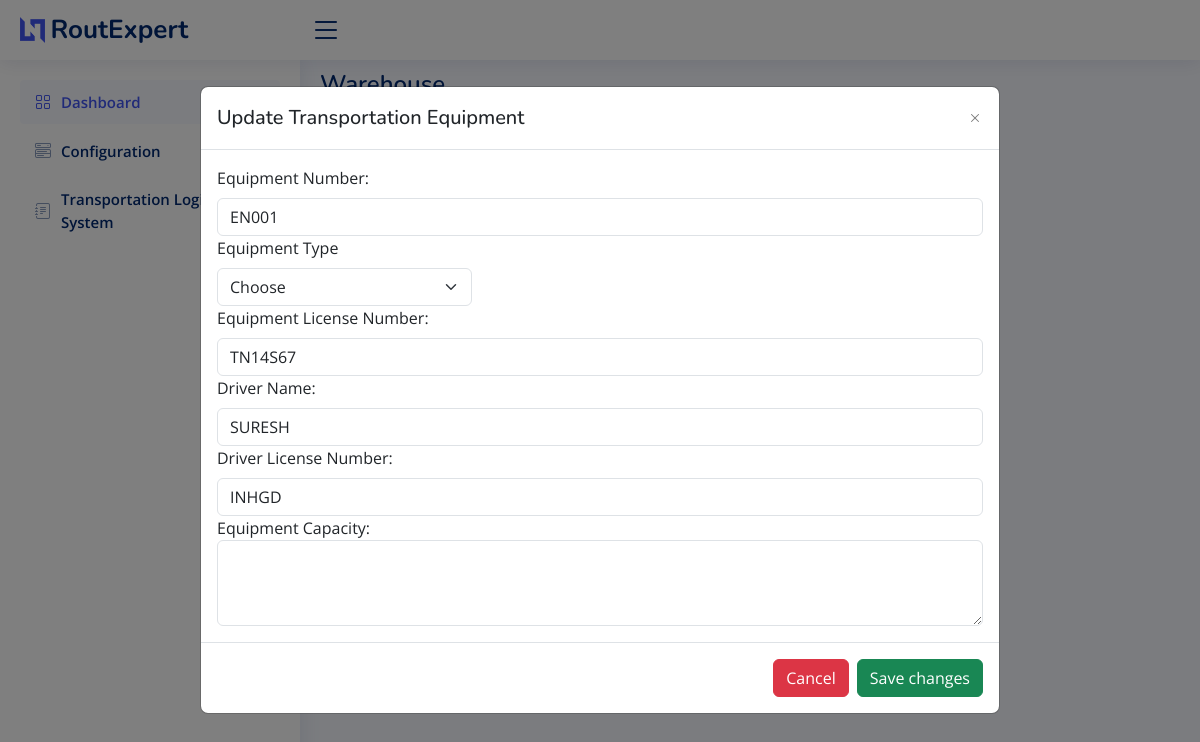
The app's page /update_equipment/1 with its own data.
### sql_app/model.py (models this page shows)
class TransportationEquipment(Base):
    __tablename__ = "TransportationEquipment"
    id = Column(Integer, primary_key=True, index=True)
    equipment_number = Column(String)
    equipment_type = Column(String)
    equipment_license_number = Column(String)
    driver_name = Column(String)
    driver_license_number = Column(String)
    equipment_description = Column(String)

### main.py (the view)
@app.get("/update_equipment/{id}", response_class=HTMLResponse)
async def update_transport_equipment(request: Request, id: str):
    global id_global
    id_global = id
    equipment_list = []
    equipment = db.query(TransportationEquipment).filter(TransportationEquipment.id == id_global).first()
    equipment_data = {
        "id": equipment.id,
        "equipment_number": equipment.equipment_number,
        "equipment_type": equipment.equipment_type,
        "equipment_license_number": equipment.equipment_license_number,
        "driver_name": equipment.driver_name,
        "driver_license_number": equipment.driver_license_number,
        "equipment_description": equipment.equipment_description,
    }
    equipment_list.append(equipment_data)
    return templates.TemplateResponse("update_transport.html", {"request": request, "equipment": equipment_list})

### templates/update_transport.html (shortened to what this page needs)
<!DOCTYPE html>
<html lang="en">
  <head>
    <link
      href="../static/assets/vendor/bootstrap/css/bootstrap.min.css"
      rel="stylesheet"
    />
    <link
      href="../static/assets/vendor/bootstrap-icons/bootstrap-icons.css"
      rel="stylesheet"
    />
    <link
      href="../static/assets/vendor/boxicons/css/boxicons.min.css"
      rel="stylesheet"
    />
    <link
      href="../static/assets/vendor/quill/quill.snow.css"
      rel="stylesheet"
    />
    <link
      href="../static/assets/vendor/quill/quill.bubble.css"
      rel="stylesheet"
    />
    <link
      href="../static/assets/vendor/remixicon/remixicon.css"
      rel="stylesheet"
    />
    <link
      href="../static/assets/vendor/simple-datatables/style.css"
      rel="stylesheet"
    />
    <link href="../static/assets/css/style.css" rel="stylesheet" />
  </head>
  <body>
    <header id="header" class="header fixed-top d-flex align-items-center">
      <div class="d-flex align-items-center justify-content-between">
        <a href="/" class="logo d-flex align-items-center">
          <img src="../static/assets/img/logo.png" alt="" />
          <span class="d-none d-lg-block">RoutExpert</span>
        </a>
        <i class="bi bi-list toggle-sidebar-btn"></i>
      </div>
    </header>
    <aside id="sidebar" class="sidebar">
      <ul class="sidebar-nav" id="sidebar-nav">
        <li class="nav-item">
          <a class="nav-link" href="/">
            <i class="bi bi-grid"></i>
            <span>Dashboard</span>
          </a>
        </li>
        <li class="nav-item">
          <a
            class="nav-link collapsed"
            data-bs-target="#components-nav"
            data-bs-toggle="collapse"
            href="#"
          >
            <i class="bi bi-menu-button-wide"></i><span>Configuration</span
            >
          </a>
        </li>
        <li class="nav-item">
          <a
            class="nav-link collapsed"
            data-bs-target="#forms-nav"
            data-bs-toggle="collapse"
            href="#"
          >
            <i class="bi bi-journal-text"></i
            ><span>Transportation Logistics System</span
            >
          </a>
        </li>
      </ul>
    </aside>
    <main id="main" class="main">
      <div class="pagetitle">
        <h1>Warehouse</h1>
        <nav>
          <ol class="breadcrumb">
            <li class="breadcrumb-item"><a href="/">Home</a></li>
            <li class="breadcrumb-item active">Update Transportation Equipment</li>
          </ol>
        </nav>
      </div>
      <section class="section dashboard">
        <div class="row">
          <div class="col-lg-12">
            <div class="card">
              <div class="modal" id="verticalycentered" tabindex="-1">
                <div class="modal-dialog modal-dialog-centered modal-lg">
                  <div class="modal-content">
                    <div class="modal-header">
                      <h5 class="modal-title">Update Transportation Equipment</h5>
                      <button
                        type="button"
                        class="btn-close"
                        data-bs-dismiss="modal"
                        aria-label="Close"
                      ></button>
                    </div>
                    <div class="modal-body">
                      {% for e in equipment %}
                      <form id="updateTransportForm">
                        <label for="equipmentNumber" class="form-label"
                          >Equipment Number:</label
                        >
                        <input
                          type="text"
                          class="form-control"
                          id="equipmentNumber"
                          name="equipment_number"
                          value="{{ e.equipment_number}}"
                          required
                        />
                        <div class="col-md-4">
                          <label for="equipmentType" class="form-label"
                            >Equipment Type</label
                          >
                          <select
                            id="equipmentType"
                            class="form-select"
                            name="equipment_type"
                            value="{{ e.equipment_type}}"
                            required
                          >
                            <option selected>Choose</option>
                          </select>
                        </div>
                        <label for="equipmentlicensenumber" class="form-label"
                          >Equipment License Number:</label
                        >
                        <input
                          type="text"
                          class="form-control"
                          id="equipmentlicensenumber"
                          name ="equipment_license_number"
                          value="{{ e.equipment_license_number}}"
                          required
                        />
                        <label for="driverName" class="form-label"
                          >Driver Name:</label
                        >
                        <input
                          type="text"
                          class="form-control"
                          id="driverName"
                          name="driver_name"
                          value="{{ e.driver_name}}"
                          required
                        />
                        <label for="driverlicensenumber" class="form-label"
                          >Driver License Number:</label
                        >
                        <input
                          type="text"
                          class="form-control"
                          id="driverlicensenumber"
                          name="driver_license_number"
                          value="{{ e.driver_license_number}}"
                          required
                        />
                        <div class="form-group">
                          <label for="equipmentdescription"
                            >Equipment Capacity:</label
                          >
                          <textarea
                            class="form-control"
                            id="equipmentdescription"
                            name="equipment_description"
                            value="{{ e.equipment_description}}"
                            rows="3"
                          ></textarea>
                        </div>
                      </form>
                      {% endfor %}
                    </div>
                    <div class="modal-footer">
                      <button
                        type="button"
                        class="btn btn-danger"
                        id="closeBtnn"
                      >
                        Cancel
                      </button>
                      <button
                        type="button"
                        class="btn btn-success"
                        id="saveBtn"
                      >
                        Save changes
                      </button>
                    </div>
                  </div>
                </div>
              </div>
            </div>
          </div>
        </div>
      </section>
    </main>
  </body>
</html>

### static/assets/css/style.css (style rules this page uses)
:root { scroll-behavior: smooth; }
body { font-family: "Open Sans", sans-serif; background: #f6f9ff; color: #444444; }
a { color: #4154f1; text-decoration: none; }
h1, h2, h3, h4, h5, h6 { font-family: "Nunito", sans-serif; }
#main { margin-top: 60px; padding: 10px 20px; font-size: 16px; transition: all 0.3s; }
.pagetitle { margin-bottom: 10px; }
.pagetitle h1 { font-size: 24px; margin-bottom: 0; font-weight: 600; color: #012970; }
.card { margin-bottom: 30px; border: none; border-radius: 5px; box-shadow: 0px 0 30px rgba(1, 41, 112, 0.1); }
.btn-close { background-size: 25%; }
.breadcrumb { font-size: 10px; font-family: "Nunito", sans-serif; color: #899bbd; font-weight: 600; }
.breadcrumb a { color: #899bbd; transition: 0.3s; }
.breadcrumb .breadcrumb-item::before { color: #899bbd; }
.breadcrumb .active { color: #51678f; font-weight: 600; }
.logo { line-height: 1; }
@media (min-width: 1200px) { .logo { width: 280px; } }
.logo img { max-height: 26px; margin-right: 6px; }
.logo span { font-size: 26px; font-weight: 700; color: #012970; font-family: "Nunito", sans-serif; }
.header { transition: all 0.5s; z-index: 997; height: 60px; box-shadow: 0px 2px 20px rgba(1, 41, 112, 0.1); background-color: #fff; padding-left: 20px; }
.header .toggle-sidebar-btn { font-size: 32px; padding-left: 10px; cursor: pointer; color: #012970; }
.sidebar { position: fixed; top: 60px; left: 0; bottom: 0; width: 300px; z-index: 996; transition: all 0.3s; padding: 20px; overflow-y: auto; scrollbar-width: thin; scrollbar-color: #aab7cf transparent; box-shadow: 0px 0px 20px rgba(1, 41, 112, 0.1); background-color: #fff; }
@media (min-width: 1200px) { #main, #footer { margin-left: 300px; } }
.sidebar-nav { padding: 0; margin: 0; list-style: none; }
.sidebar-nav li { padding: 0; margin: 0; list-style: none; }
.sidebar-nav .nav-item { margin-bottom: 5px; }
.sidebar-nav .nav-link { display: flex; align-items: center; font-size: 15px; font-weight: 600; color: #4154f1; transition: 0.3; background: #f6f9ff; padding: 10px 15px; border-radius: 4px; }
.sidebar-nav .nav-link i { font-size: 16px; margin-right: 10px; color: #4154f1; }
.sidebar-nav .nav-link.collapsed { color: #012970; background: #fff; }
.sidebar-nav .nav-link.collapsed i { color: #899bbd; }

### records on screen
TransportationEquipment: equipment_number "EN001", equipment_type "Choose", equipment_license_number "TN14S67", driver_name "SURESH", driver_license_number "INHGD"
